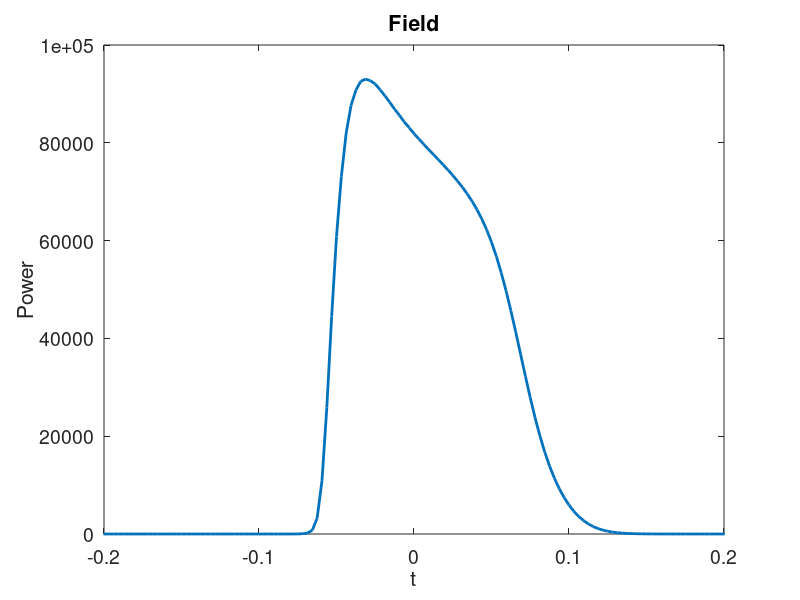
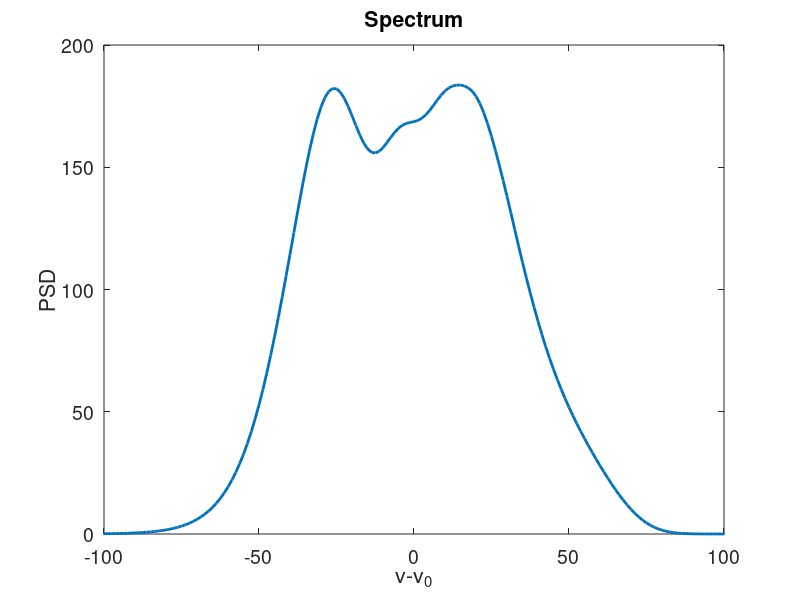
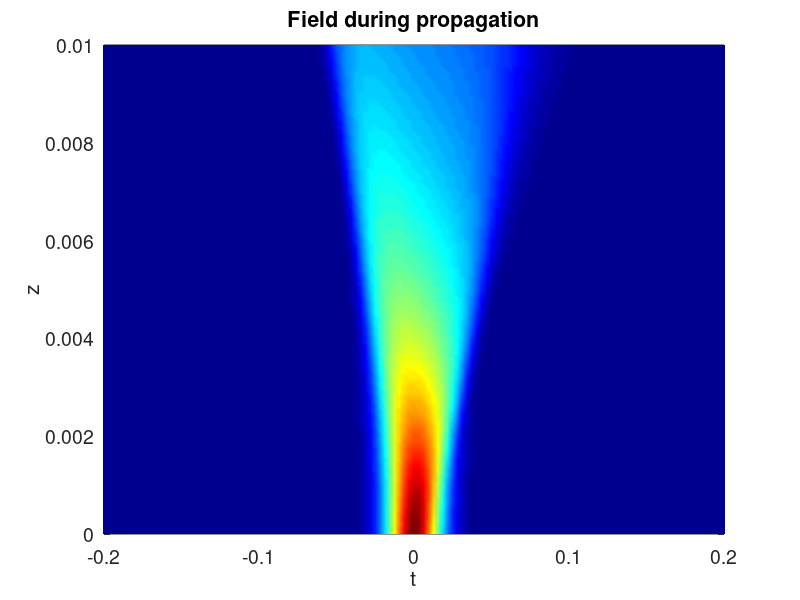
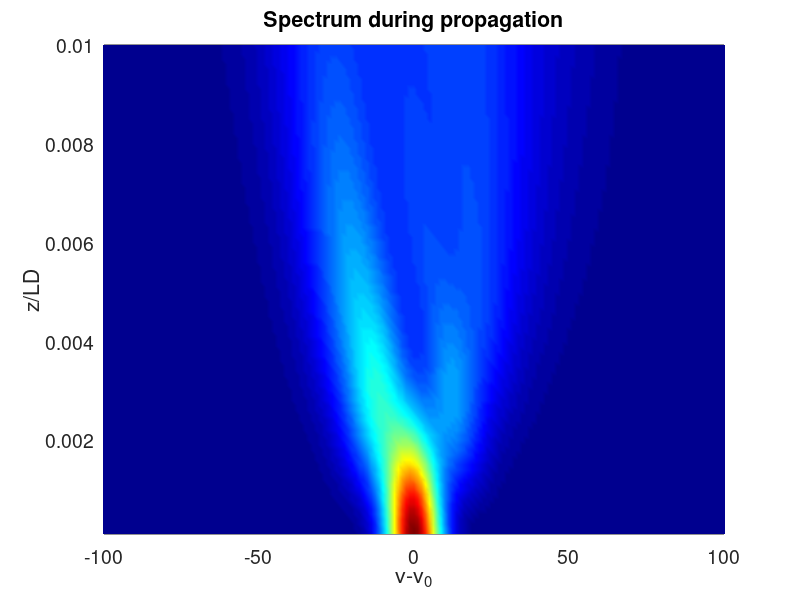

The MATLAB script that drew these images, in order:
% plotter of "extreme_SPM_toward_ZDW" for verification of the 3D-GNLSE with GMMNLSE.

close all; clearvars;

load('verification_GMMNLSE.mat');
%% Plot
% Time
figure;
h = plot(t,abs(prop_output.fields(:,:,end)).^2);
xlim([-0.2,0.2]);
xlabel('t');
ylabel('Power');
title('Field');
set(h,'linewidth',2);
set(gca,'fontsize',14);

% Spectrum
figure;
h = plot(f-sim.f0,abs(fftshift(ifft(prop_output.fields(:,:,end)),1)).^2);
xlim([-100,100]);
xlabel('\nu-\nu_0');
ylabel('PSD');
title('Spectrum');
set(h,'linewidth',2);
set(gca,'fontsize',14);

% Comparison of time
figure;
[x,y] = meshgrid(t,prop_output.z);
pcolor(x,y,permute(abs(prop_output.fields(:,1,:)).^2,[3 1 2]));
shading interp; colormap(jet);
xlim([-0.2,0.2]);
xlabel('t');
ylabel('z');
title('Field during propagation');
set(gca,'fontsize',14);

% Comparison of spectra
figure;
[x,y] = meshgrid(f-sim.f0,prop_output.z(2:end));
pcolor(x,y,permute(abs(fftshift(ifft(prop_output.fields(:,1,2:end)),1)).^2,[3 1 2]));
xlim([-100,100]);
shading interp; colormap(jet);
xlabel('\nu-\nu_0');
ylabel('z/LD');
title('Spectrum during propagation');
set(gca,'fontsize',14);